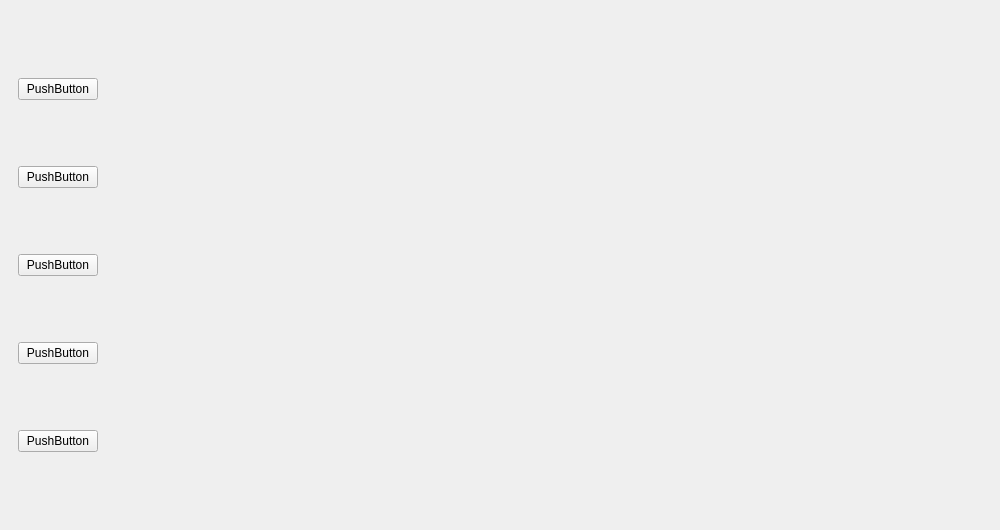
<?xml version="1.0" encoding="UTF-8"?>
<ui version="4.0">
 <class>MOS</class>
 <widget class="QMainWindow" name="MOS">
  <property name="windowModality">
   <enum>Qt::NonModal</enum>
  </property>
  <property name="geometry">
   <rect>
    <x>0</x>
    <y>0</y>
    <width>1000</width>
    <height>530</height>
   </rect>
  </property>
  <property name="windowTitle">
   <string>MainWindow</string>
  </property>
  <widget class="QWidget" name="centralwidget">
   <layout class="QHBoxLayout" name="horizontalLayout">
    <item>
     <widget class="QWidget" name="widget" native="true">
      <layout class="QVBoxLayout" name="verticalLayout">
       <item>
        <widget class="QPushButton" name="pushButton_5">
         <property name="text">
          <string>PushButton</string>
         </property>
        </widget>
       </item>
       <item>
        <widget class="QPushButton" name="pushButton_4">
         <property name="text">
          <string>PushButton</string>
         </property>
        </widget>
       </item>
       <item>
        <widget class="QPushButton" name="pushButton_3">
         <property name="text">
          <string>PushButton</string>
         </property>
        </widget>
       </item>
       <item>
        <widget class="QPushButton" name="pushButton_2">
         <property name="text">
          <string>PushButton</string>
         </property>
        </widget>
       </item>
       <item>
        <widget class="QPushButton" name="pushButton">
         <property name="text">
          <string>PushButton</string>
         </property>
        </widget>
       </item>
      </layout>
     </widget>
    </item>
    <item>
     <widget class="QStackedWidget" name="stackedWidget">
      <widget class="QWidget" name="page"/>
      <widget class="QWidget" name="page_2"/>
     </widget>
    </item>
   </layout>
  </widget>
 </widget>
 <resources/>
 <connections/>
</ui>
